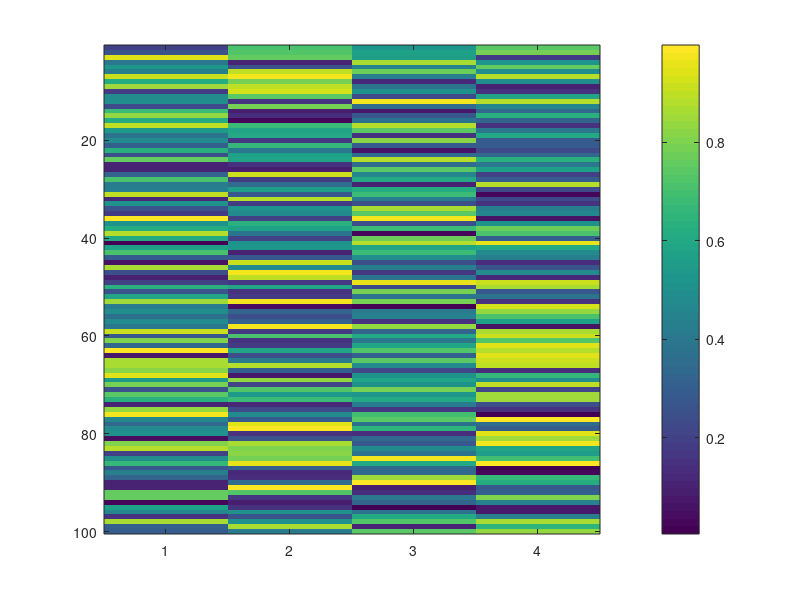

This chart was generated by the following MATLAB code: (Note: this script raises an error after producing the figure.)
% Example data: 2D matrix
Z = rand(100, 4);  % 2D data with 100 rows and 4 columns (100x4 pixels)

% Plot the data using imagesc()
imagesc(Z)

% Add a color bar
c = colorbar;
c.Ruler.TickLabelFormat = '%g kPa';

% Access the current axes
ax = gca;

% Adjust the x-axis: each pixel on the x-axis represents 20 μm
% Set x-tick positions and labels
ax.XTick = 1:1:4;  % Tick positions (4 pixels wide)
ax.XTickLabel = (1:1:4) * 20;  % Convert pixel index to micrometers

% Adjust the y-axis: each pixel on the y-axis represents 100 μm
% Set y-tick positions and labels
ax.YTick = 1:10:100;  % Tick positions (100 pixels tall)
ax.YTickLabel = (1:10:100) * 100;  % Convert pixel index to micrometers

% Label the x-axis and y-axis with units
xlabel('x-axis (20 μm per pixel)');
ylabel('y-axis (100 μm per pixel)');

% Add a title to the plot
title('Plot with scaled x-axis and y-axis');

% Set the aspect ratio to be equal
% This ensures that the size of one pixel on the y-axis is five times the length of one pixel on the x-axis
axis equal;
